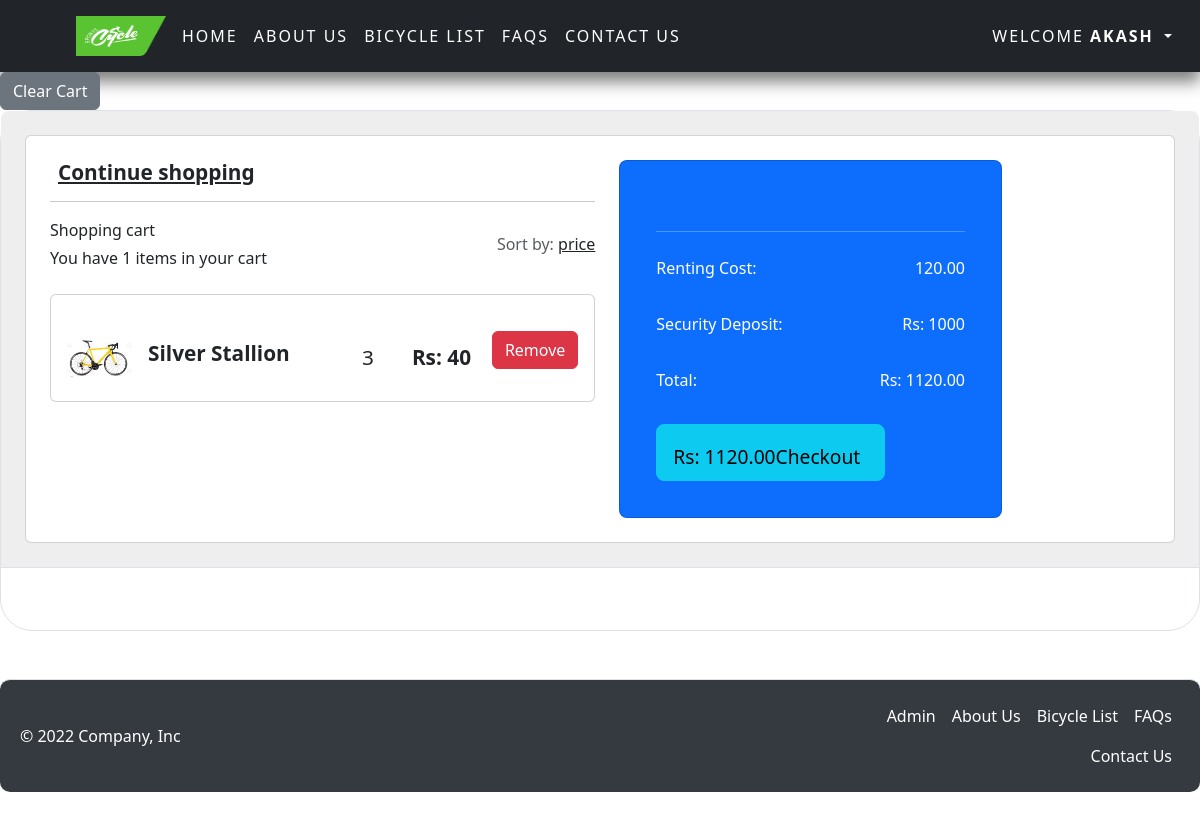
The app's page /cart/ (signed in) with its own data.
### app1/models.py (models this page shows, shortened)
class CartItem(models.Model):
    cart = models.ForeignKey(Cart, on_delete=models.CASCADE)
    product = models.ForeignKey(Product, on_delete=models.CASCADE)
    quantity = models.PositiveIntegerField(default=1)
    price = models.DecimalField(max_digits=10, decimal_places=2, default=0)
    image = models.ImageField(upload_to='images/', null=True, blank=True)

class Product(models.Model):
    product_id = models.AutoField(primary_key=True)
    slug = models.SlugField(unique=True, null=True, blank=True)
    product_name = models.CharField(max_length=50)
    product_price = models.IntegerField()
    product_quantity = models.IntegerField()
    image = models.ImageField(upload_to="media")

### app1/views.py (the view)
# urls.py: path('cart/', views.cart, name='cart'),
def cart(request):
    cart_items = CartItem.objects.filter(cart__user=request.user)
    total_price = calculate_total_price(cart_items)
    total_price_security = calculate_total_price(cart_items) + 1000
    context = {
        'items': cart_items,
        'total_price_security': total_price_security,
        'total_price': total_price,
    }
    return render(request, 'cart.html', context)

### app1/views.py (called while the page is built)
def calculate_total_price(cart_items):
    total_price = sum(item.product.product_price *
                      item.quantity for item in cart_items)
    total_price = Decimal(total_price).quantize(Decimal('.01'))
    return total_price

### templates/cart.html (shortened to what this page needs)
{% extends 'base.html' %} {% load static %} {% block content %}
<a href="{% url 'clear_cart' %}" class="btn btn-secondary">Clear Cart</a>
<section class="pb-4">
  <div class="bg-white border rounded-5">
    <section
      class="w-100 p-4"
      style="background-color: #eee; border-radius: 0.5rem 0.5rem 0 0"
    >
      <div class="row">
        <div class="col">
          <div class="card">
            <div class="card-body p-4">
              <div class="row">
                <div class="col-lg-7">
                  <h5 class="mb-3">
                    <a href="/bicyclelist/" class="text-body"
                      >Continue
                      shopping</a
                    >
                  </h5>
                  <hr />
                  <div
                    class="d-flex justify-content-between align-items-center mb-4"
                  >
                    <div>
                      <p class="mb-1">Shopping cart</p>
                      <p class="mb-0">
                        You have {{ items.count }} items in your cart
                      </p>
                    </div>
                    <div>
                      <p class="mb-0">
                        <span class="text-muted">Sort by:</span>
                        <a href="#!" class="text-body"
                          >price </a>
                      </p>
                    </div>
                  </div>
                  {% for item in items %}
                  <div class="card mb-3">
                    <div class="card-body">
                      <div class="d-flex justify-content-between">
                        <div class="d-flex flex-row align-items-center">
                          {% if item.image %}
                          <div>
                            <img
                              src="{{ item.image.url }}"
                              class="img-fluid rounded-3"
                              alt="{{ item.product.product_name }}"
                              style="width: 65px"
                            />
                          </div>
                          {% else %}
                          <p>Your cart is empty</p>
                          {% endif %}
                          <div class="ms-3">
                            <h5>{{ item.product.product_name }}</h5>
                          </div>
                        </div>
                        <div class="d-flex flex-row align-items-center">
                          <div style="width: 50px">
                            <h5 class="fw-normal mb-0">{{ item.quantity }}</h5>
                          </div>
                          <div style="width: 80px">
                            <h5 class="mb-0">
                              Rs: {{ item.product.product_price }}
                            </h5>
                          </div>
                          <form
                            action="{% url 'delete_from_cart' item.id %}"
                            method="POST"
                          >
                            <button type="submit" class="btn btn-danger">
                               Remove
                            </button>
                          </form>
                        </div>
                      </div>
                    </div>
                  </div>
                  {% endfor %}
                </div>
                <div class="col-lg-5">
                  <div class="card bg-primary text-white rounded-3">
                    <div class="card-body">
                      <hr class="my-4" />
                      <div class="d-flex justify-content-between mb-4">
                        <p class="mb-2">Renting Cost:</p>
                        <p class="mb-2">{{ total_price }}</p>
                      </div>
                      <div class="d-flex justify-content-between mb-4">
                        <p class="mb-2">Security Deposit:</p>
                        <p class="mb-2">Rs: 1000</p>
                      </div>
                      <div class="d-flex justify-content-between mb-4">
                        <p class="mb-2">Total:</p>
                        <p class="mb-2">Rs: {{ total_price_security}}</p>
                      </div>
                      <button
                        type="button"
                        class="btn btn-info btn-block btn-lg"
                        onclick="window.location.href='/invoice/'"
                      >
                        <div class="d-flex justify-content-between">
                          <span>Rs: {{ total_price_security}} </span>
                          <span>
                            Checkout
                          </span>
                        </div>
                      </button>
                    </div>
                  </div>
                </div>
              </div>
            </div>
          </div>
        </div>
      </div>
    </section>
    <div class="p-4 text-center border-top mobile-hidden">
      <a
        class="btn btn-link px-3"
        data-mdb-toggle="collapse"
        href="#example1"
        role="button"
        aria-expanded="false"
        aria-controls="example1"
        data-ripple-color="hsl(0, 0%, 67%)"
      >
      </a>
    </div>
  </div>
</section>
{% endblock %}

### templates/header.html (shortened to what this page needs)
{% load static %}
<html lang="en">
  <head>
    <link rel="stylesheet" href="{% static 'css/header.css' %}">
    <link href="https://cdn.jsdelivr.net/npm/bootstrap@5.3.0-alpha1/dist/css/bootstrap.min.css" rel="stylesheet">
<header class="p-3 text-bg-dark animate__animated animate__fadeInDown">
  <div class="container-fluid">
    <div class="d-flex flex-wrap align-items-center justify-content-center justify-content-lg-start">
      <a href="/" class="d-flex align-items-center mb-2 mb-lg-0 text-white text-decoration-none">
        <svg class="bi me-2" width="40" height="32" role="img" aria-label="Bootstrap"><use xlink:href="#bootstrap"></use></svg>
      </a>
<ul class="nav col-12 col-lg-auto me-lg-auto mb-2 justify-content-center mb-md-0">
  <img src="/media/logo.jpg" alt="Logo" width="90" height="40" class="me-2">
  <li><a href="/" class="nav-link px-2 text-bg-white {% if request.path == '/' %}active{% endif %}">Home</a></li>
  <li><a href="/aboutus" class="nav-link px-2 text-bg-white {% if request.path == '/aboutus/' %}active{% endif %}">About Us</a></li>
  <li><a href="/bicyclelist" class="nav-link px-2 text-bg-white {% if request.path == '/bicyclelist/' %}active{% endif %}">Bicycle List</a></li>
  <li><a href="/faqs" class="nav-link px-2 text-bg-white {% if request.path == '/faqs/' %}active{% endif %}">FAQs</a></li>
  <li><a href="/contact" class="nav-link px-2 text-bg-white {% if request.path == '/contact/' %}active{% endif %}">Contact Us</a></li>
</ul>
      <div class="text-end">
        {% if user.is_authenticated %}
        <ul class="navbar-nav ml-auto mb-2 mb-lg-0">
          <li class="nav-item dropdown">
            <a class="nav-link dropdown-toggle" href="#" role="button" data-bs-toggle="dropdown" aria-expanded="false">
              Welcome <b>{{ request.user|upper }}</b>
            </a>
          </li>
        </ul>
        {% else %}
        <a button type="button" class="btn btn-outline-light " href="/login" role="button">Login</a>
        {% endif %}
      </div>
    </div>
  </div>
</header>

### templates/header.html (style rules this page uses)
header { background-color: #333; box-shadow: 0px 10px 15px rgba(0, 0, 0, 0.5); }
header a.nav-link { letter-spacing: 2px; text-transform: uppercase; }
.nav-link { color: white; }

### templates/cart.html (style rules this page uses)
.card-body h5 { font-size: 1.3rem; font-weight: bold; }
.card-body .d-flex { justify-content: space-between; align-items: center; margin-top: 10px; }
.btn:not(:disabled):not(.disabled) { cursor: pointer; }
.card.bg-primary { padding: 20px; }
.btn.btn-info.btn-block.btn-lg { font-size: 1.2rem; }
.card.bg-primary.text-white.rounded-3 { background-color: gray; }
.card-body { max-width: 1000px; }

### records on screen
CartItem: image (picture), product.product_name "Silver Stallion", quantity "3", product.product_price "40"

### other values on screen
{{ request.user|upper }} "AKASH"
{{ items.count }} "1"
{{ total_price }} "120.00"
{{ total_price_security }} "1120.00"
